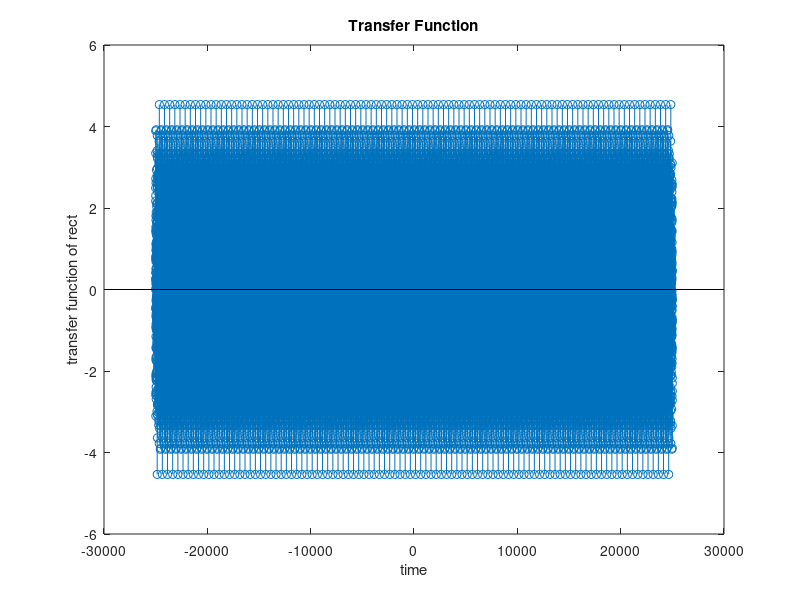
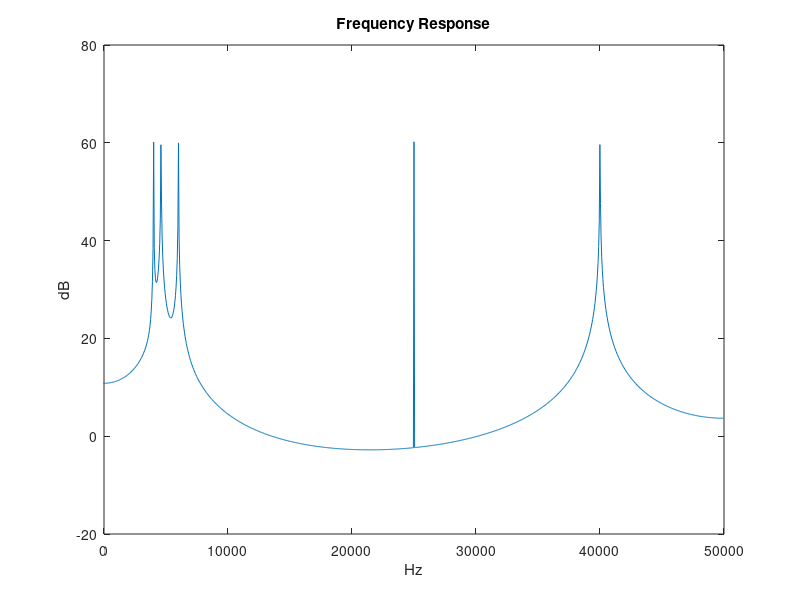
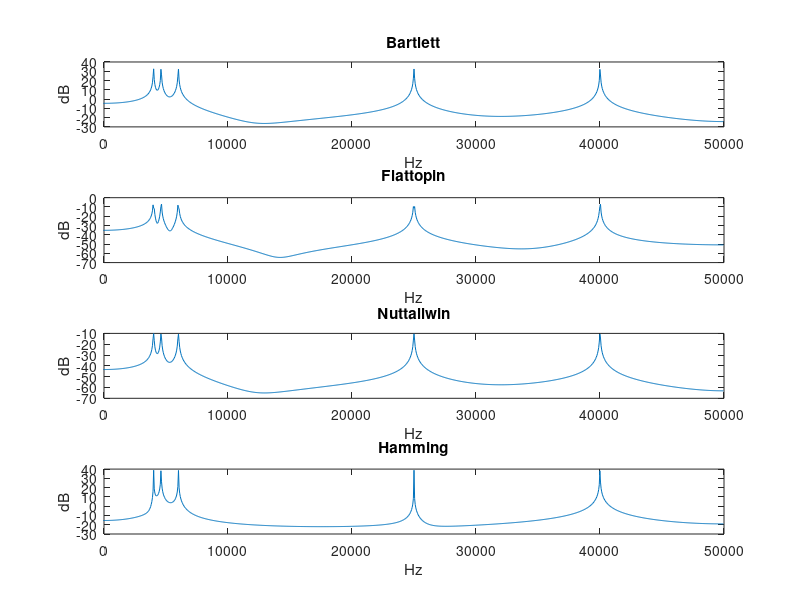
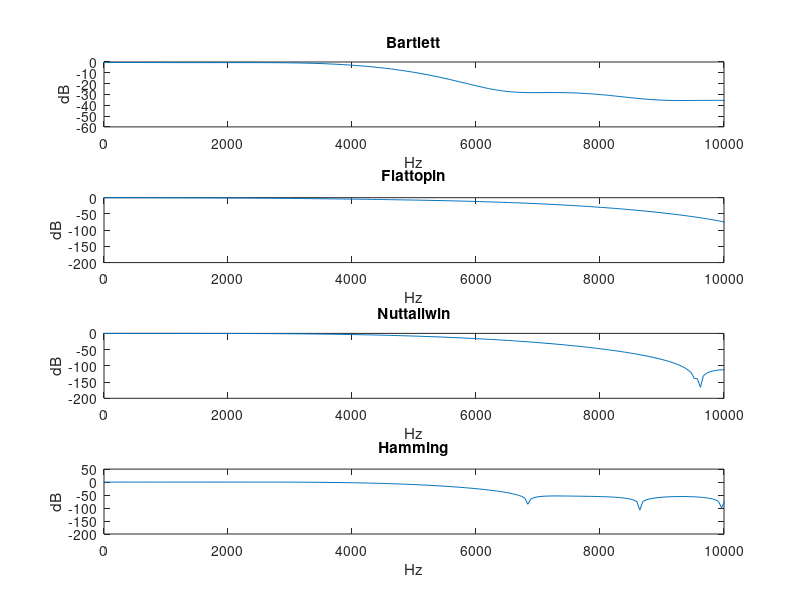

Source code (MATLAB) for these figures, in order:
%%% MATLAB Code for Lab 6 Task 2%%%

%% FIR filters (Task 2.1)

N = 81; % total number of samples in the filter
L = (N-1)/2; % the filter will go from -L to L
f_corner = 4600; % corner frequency of our low-pass filter in Hz
f_s = 100000; % our sampling frequency in Hz
n = (-L:L); % this is our sample index
h_rect_FIR = 2*f_corner/f_s*sinc(n*2*f_corner/f_s); % truncated sinc
% IMPORTANT: in the code above we convert f_corner from
% Hz to cycles/sample by dividing by f_s
figure(1);
stem(n, h_rect_FIR);
title('Transfer Function');
xlabel('time');
ylabel('transfer function of rect');

ff = 0:100:10000;
XX = freqz(h_rect_FIR, 1, ff, f_s);
figure(2);
plot(ff, (20*log10(abs(XX))));
title('Frequency Response');
xlabel('Hz');
ylabel('dB');


Nfft = 2048;
fbins = -Nfft/2:Nfft/2-1;
df = f_s/Nfft;
faxis = df*fbins;

H = fft(h_rect_FIR, Nfft);
figure(3)
plot(faxis, fftshift(20*log10(abs(H))));
xlim([0 10e3]);
title('Frequency Response');
xlabel('Hz');
ylabel('dB');

%%
bt = bartlett(N) .* h_rect_FIR';
flat = flattopwin(N) .* h_rect_FIR';
nut = nuttallwin(N) .* h_rect_FIR';
ham = hamming(N) .* h_rect_FIR';

H_bt = fft(bt, Nfft);
bt_db = fftshift(20*log10(abs(H_bt)));
H_flat = fft(flat, Nfft);
flat_db = fftshift(20*log10(abs(H_flat)));
H_nut = fft(nut, Nfft);
nut_db = fftshift(20*log10(abs(H_nut)));
H_ham = fft(ham, Nfft);
ham_db = fftshift(20*log10(abs(H_ham)));

figure(4);
subplot(411)
plot(faxis, bt_db);
title('Bartlett')
xlim([0 10e3]);
xlabel('Hz');
ylabel('dB');

subplot(412)
plot(faxis, flat_db);
title('Flattopin');
xlim([0 10e3]);
xlabel('Hz');
ylabel('dB');

subplot(413)
plot(faxis, nut_db);
title('Nuttallwin');
xlim([0 10e3]);
xlabel('Hz');
ylabel('dB');

subplot(414)
plot(faxis, ham_db);
title('Hamming');
xlim([0 10e3]);
xlabel('Hz');
ylabel('dB');

figure(5);
plot(faxis, bt_db, faxis, flat_db, faxis, nut_db, faxis, ham_db);
legend('Bartlett', 'Flattopwin', 'Nuttallwin', 'Hamming');
xlim([0 10e3]);
xlabel('Hz');
ylabel('dB');

%% IIR Filters (Task 2.2)
clc; clear; close all;

N = 5e4; % total number of samples in the filter
L = (N-1)/2; % the filter will go from -L to L
n = (-L:L); % this is our sample index


f_s = 100e3;
t_duration = 500e-3;
f = [4e3 4.6e3 6e3 25e3 40e3];
t_step = 1/f_s;
t = 0:t_step:t_duration-t_step;

sin1 = sin(2*pi*f(1)*t);
sin2 = sin(2*pi*f(2)*t);
sin3 = sin(2*pi*f(3)*t);
sin4 = sin(2*pi*f(4)*t);
sin5 = sin(2*pi*f(5)*t);
s1 = sin1+sin2+sin3+sin4+sin5;

% Hz to cycles/sample by dividing by f_s
figure(1);
stem(n, s1);
title('Transfer Function');
xlabel('time');
ylabel('transfer function of rect');

Nfft = 2048;
fbins = -Nfft/2:Nfft/2-1;
df = f_s/Nfft;
faxis = df*fbins;

H = fft(s1, Nfft);
figure(2)
plot(faxis, fftshift(20*log10(abs(H))));
xlim([0 50e3]);
title('Frequency Response');
xlabel('Hz');
ylabel('dB');

%%% Filters (2.2c)

bt = bartlett(N) .* s1';
flat = flattopwin(N) .* s1';
nut = nuttallwin(N) .* s1';
ham = hamming(N) .* s1';

H_bt = fft(bt, Nfft);
bt_db = fftshift(20*log10(abs(H_bt)));
H_flat = fft(flat, Nfft);
flat_db = fftshift(20*log10(abs(H_flat)));
H_nut = fft(nut, Nfft);
nut_db = fftshift(20*log10(abs(H_nut)));
H_ham = fft(ham, Nfft);
ham_db = fftshift(20*log10(abs(H_ham)));

figure(3);
subplot(411)
plot(faxis, bt_db);
title('Bartlett')
xlim([0 50e3]);
xlabel('Hz');
ylabel('dB');

subplot(412)
plot(faxis, flat_db);
title('Flattopin');
xlim([0 50e3]);
xlabel('Hz');
ylabel('dB');

subplot(413)
plot(faxis, nut_db);
title('Nuttallwin');
xlim([0 50e3]);
xlabel('Hz');
ylabel('dB');

subplot(414)
plot(faxis, ham_db);
title('Hamming');
xlim([0 50e3]);
xlabel('Hz');
ylabel('dB');